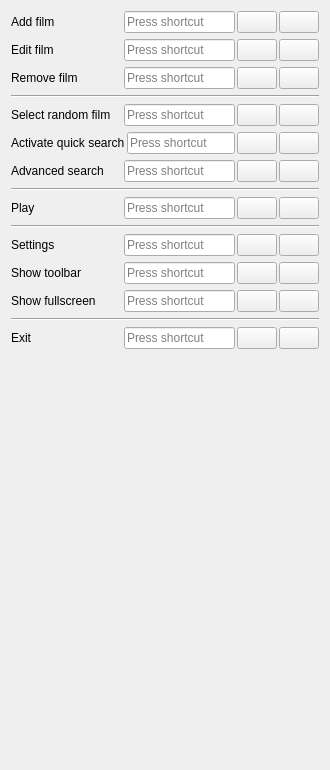
     <widget class="QWidget" name="tabShortcuts">
      <attribute name="title">
       <string>Shortcuts</string>
      </attribute>
      <layout class="QVBoxLayout" name="layoutTabShortcuts">
       <item>
        <layout class="QHBoxLayout" name="layoutAddFilm" stretch="1,1,0,0">
         <property name="spacing">
          <number>2</number>
         </property>
         <item>
          <widget class="QLabel" name="labelAddFilm">
           <property name="text">
            <string>Add film</string>
           </property>
          </widget>
         </item>
         <item>
          <widget class="QKeySequenceEdit" name="kseAddFilm"/>
         </item>
         <item>
          <widget class="QPushButton" name="bDefaultAddFilm">
           <property name="toolTip">
            <string>Default</string>
           </property>
           <property name="icon">
            <iconset resource="icons.qrc">
             <normaloff>:/tool/default</normaloff>:/tool/default</iconset>
           </property>
          </widget>
         </item>
         <item>
          <widget class="QPushButton" name="bClearAddFilm">
           <property name="toolTip">
            <string>Clear</string>
           </property>
           <property name="icon">
            <iconset resource="icons.qrc">
             <normaloff>:/tool/clear</normaloff>:/tool/clear</iconset>
           </property>
          </widget>
         </item>
        </layout>
       </item>
       <item>
        <layout class="QHBoxLayout" name="layoutEditFilm" stretch="1,1,0,0">
         <property name="spacing">
          <number>2</number>
         </property>
         <item>
          <widget class="QLabel" name="labelEditFilm">
           <property name="text">
            <string>Edit film</string>
           </property>
          </widget>
         </item>
         <item>
          <widget class="QKeySequenceEdit" name="kseEditFilm"/>
         </item>
         <item>
          <widget class="QPushButton" name="bDefaultEditFilm">
           <property name="toolTip">
            <string>Default</string>
           </property>
           <property name="icon">
            <iconset resource="icons.qrc">
             <normaloff>:/tool/default</normaloff>:/tool/default</iconset>
           </property>
          </widget>
         </item>
         <item>
          <widget class="QPushButton" name="bClearEditFilm">
           <property name="toolTip">
            <string>Clear</string>
           </property>
           <property name="icon">
            <iconset resource="icons.qrc">
             <normaloff>:/tool/clear</normaloff>:/tool/clear</iconset>
           </property>
          </widget>
         </item>
        </layout>
       </item>
       <item>
        <layout class="QHBoxLayout" name="layoutRemoveFilm" stretch="1,1,0,0">
         <property name="spacing">
          <number>2</number>
         </property>
         <item>
          <widget class="QLabel" name="labelRemoveFilm">
           <property name="text">
            <string>Remove film</string>
           </property>
          </widget>
         </item>
         <item>
          <widget class="QKeySequenceEdit" name="kseRemoveFilm"/>
         </item>
         <item>
          <widget class="QPushButton" name="bDefaultRemoveFilm">
           <property name="toolTip">
            <string>Default</string>
           </property>
           <property name="icon">
            <iconset resource="icons.qrc">
             <normaloff>:/tool/default</normaloff>:/tool/default</iconset>
           </property>
          </widget>
         </item>
         <item>
          <widget class="QPushButton" name="bClearRemoveFilm">
           <property name="toolTip">
            <string>Clear</string>
           </property>
           <property name="icon">
            <iconset resource="icons.qrc">
             <normaloff>:/tool/clear</normaloff>:/tool/clear</iconset>
           </property>
          </widget>
         </item>
        </layout>
       </item>
       <item>
        <widget class="Line" name="lineShortcuts0">
         <property name="orientation">
          <enum>Qt::Horizontal</enum>
         </property>
        </widget>
       </item>
       <item>
        <layout class="QHBoxLayout" name="layoutSelectRandomFilm" stretch="1,1,0,0">
         <property name="spacing">
          <number>2</number>
         </property>
         <item>
          <widget class="QLabel" name="labelSelectRandomFilm">
           <property name="text">
            <string>Select random film</string>
           </property>
          </widget>
         </item>
         <item>
          <widget class="QKeySequenceEdit" name="kseSelectRandomFilm"/>
         </item>
         <item>
          <widget class="QPushButton" name="bDefaultSelectRandomFilm">
           <property name="toolTip">
            <string>Default</string>
           </property>
           <property name="icon">
            <iconset resource="icons.qrc">
             <normaloff>:/tool/default</normaloff>:/tool/default</iconset>
           </property>
          </widget>
         </item>
         <item>
          <widget class="QPushButton" name="bClearSelectRandomFilm">
           <property name="toolTip">
            <string>Clear</string>
           </property>
           <property name="icon">
            <iconset resource="icons.qrc">
             <normaloff>:/tool/clear</normaloff>:/tool/clear</iconset>
           </property>
          </widget>
         </item>
        </layout>
       </item>
       <item>
        <layout class="QHBoxLayout" name="layoutActivateQuickSearch" stretch="1,1,0,0">
         <property name="spacing">
          <number>2</number>
         </property>
         <item>
          <widget class="QLabel" name="labelActivateQuickSearch">
           <property name="text">
            <string>Activate quick search</string>
           </property>
          </widget>
         </item>
         <item>
          <widget class="QKeySequenceEdit" name="kseActivateQuickSearch"/>
         </item>
         <item>
          <widget class="QPushButton" name="bDefaultActivateQuickSearch">
           <property name="toolTip">
            <string>Default</string>
           </property>
           <property name="icon">
            <iconset resource="icons.qrc">
             <normaloff>:/tool/default</normaloff>:/tool/default</iconset>
           </property>
          </widget>
         </item>
         <item>
          <widget class="QPushButton" name="bClearActivateQuickSearch">
           <property name="toolTip">
            <string>Clear</string>
           </property>
           <property name="icon">
            <iconset resource="icons.qrc">
             <normaloff>:/tool/clear</normaloff>:/tool/clear</iconset>
           </property>
          </widget>
         </item>
        </layout>
       </item>
       <item>
        <layout class="QHBoxLayout" name="layoutAdvancedSearch" stretch="1,1,0,0">
         <property name="spacing">
          <number>2</number>
         </property>
         <item>
          <widget class="QLabel" name="labelAdvancedSearch">
           <property name="text">
            <string>Advanced search</string>
           </property>
          </widget>
         </item>
         <item>
          <widget class="QKeySequenceEdit" name="kseAdvancedSearch"/>
         </item>
         <item>
          <widget class="QPushButton" name="bDefaultAdvancedSearch">
           <property name="toolTip">
            <string>Default</string>
           </property>
           <property name="icon">
            <iconset resource="icons.qrc">
             <normaloff>:/tool/default</normaloff>:/tool/default</iconset>
           </property>
          </widget>
         </item>
         <item>
          <widget class="QPushButton" name="bClearAdvancedSearch">
           <property name="toolTip">
            <string>Clear</string>
           </property>
           <property name="icon">
            <iconset resource="icons.qrc">
             <normaloff>:/tool/clear</normaloff>:/tool/clear</iconset>
           </property>
          </widget>
         </item>
        </layout>
       </item>
       <item>
        <widget class="Line" name="lineShortcuts1">
         <property name="orientation">
          <enum>Qt::Horizontal</enum>
         </property>
        </widget>
       </item>
       <item>
        <layout class="QHBoxLayout" name="layoutPlay" stretch="1,1,0,0">
         <property name="spacing">
          <number>2</number>
         </property>
         <item>
          <widget class="QLabel" name="labelPlay">
           <property name="text">
            <string>Play</string>
           </property>
          </widget>
         </item>
         <item>
          <widget class="QKeySequenceEdit" name="ksePlay"/>
         </item>
         <item>
          <widget class="QPushButton" name="bDefaultPlay">
           <property name="toolTip">
            <string>Default</string>
           </property>
           <property name="icon">
            <iconset resource="icons.qrc">
             <normaloff>:/tool/default</normaloff>:/tool/default</iconset>
           </property>
          </widget>
         </item>
         <item>
          <widget class="QPushButton" name="bClearPlay">
           <property name="toolTip">
            <string>Clear</string>
           </property>
           <property name="icon">
            <iconset resource="icons.qrc">
             <normaloff>:/tool/clear</normaloff>:/tool/clear</iconset>
           </property>
          </widget>
         </item>
        </layout>
       </item>
       <item>
        <widget class="Line" name="lineShortcuts2">
         <property name="orientation">
          <enum>Qt::Horizontal</enum>
         </property>
        </widget>
       </item>
       <item>
        <layout class="QHBoxLayout" name="layoutSettings" stretch="1,1,0,0">
         <property name="spacing">
          <number>2</number>
         </property>
         <item>
          <widget class="QLabel" name="labelSettings">
           <property name="text">
            <string>Settings</string>
           </property>
          </widget>
         </item>
         <item>
          <widget class="QKeySequenceEdit" name="kseSettings"/>
         </item>
         <item>
          <widget class="QPushButton" name="bDefaultSettings">
           <property name="toolTip">
            <string>Default</string>
           </property>
           <property name="icon">
            <iconset resource="icons.qrc">
             <normaloff>:/tool/default</normaloff>:/tool/default</iconset>
           </property>
          </widget>
         </item>
         <item>
          <widget class="QPushButton" name="bClearSettings">
           <property name="toolTip">
            <string>Clear</string>
           </property>
           <property name="icon">
            <iconset resource="icons.qrc">
             <normaloff>:/tool/clear</normaloff>:/tool/clear</iconset>
           </property>
          </widget>
         </item>
        </layout>
       </item>
       <item>
        <layout class="QHBoxLayout" name="layoutShowToolbar" stretch="1,1,0,0">
         <property name="spacing">
          <number>2</number>
         </property>
         <item>
          <widget class="QLabel" name="labelShowToolbar">
           <property name="text">
            <string>Show toolbar</string>
           </property>
          </widget>
         </item>
         <item>
          <widget class="QKeySequenceEdit" name="kseShowToolbar"/>
         </item>
         <item>
          <widget class="QPushButton" name="bDefaultShowToolbar">
           <property name="toolTip">
            <string>Default</string>
           </property>
           <property name="icon">
            <iconset resource="icons.qrc">
             <normaloff>:/tool/default</normaloff>:/tool/default</iconset>
           </property>
          </widget>
         </item>
         <item>
          <widget class="QPushButton" name="bClearShowToolbar">
           <property name="toolTip">
            <string>Clear</string>
           </property>
           <property name="icon">
            <iconset resource="icons.qrc">
             <normaloff>:/tool/clear</normaloff>:/tool/clear</iconset>
           </property>
          </widget>
         </item>
        </layout>
       </item>
       <item>
        <layout class="QHBoxLayout" name="layoutShowFullscreen" stretch="1,1,0,0">
         <property name="spacing">
          <number>2</number>
         </property>
         <item>
          <widget class="QLabel" name="labelShowFullscreen">
           <property name="text">
            <string>Show fullscreen</string>
           </property>
          </widget>
         </item>
         <item>
          <widget class="QKeySequenceEdit" name="kseShowFullscreen"/>
         </item>
         <item>
          <widget class="QPushButton" name="bDefaultShowFullscreen">
           <property name="toolTip">
            <string>Default</string>
           </property>
           <property name="icon">
            <iconset resource="icons.qrc">
             <normaloff>:/tool/default</normaloff>:/tool/default</iconset>
           </property>
          </widget>
         </item>
         <item>
          <widget class="QPushButton" name="bClearShowFullscreen">
           <property name="toolTip">
            <string>Clear</string>
           </property>
           <property name="icon">
            <iconset resource="icons.qrc">
             <normaloff>:/tool/clear</normaloff>:/tool/clear</iconset>
           </property>
          </widget>
         </item>
        </layout>
       </item>
       <item>
        <widget class="Line" name="lineShortcuts3">
         <property name="orientation">
          <enum>Qt::Horizontal</enum>
         </property>
        </widget>
       </item>
       <item>
        <layout class="QHBoxLayout" name="layoutExit" stretch="1,1,0,0">
         <property name="spacing">
          <number>2</number>
         </property>
         <item>
          <widget class="QLabel" name="labelExit">
           <property name="text">
            <string>Exit</string>
           </property>
          </widget>
         </item>
         <item>
          <widget class="QKeySequenceEdit" name="kseExit"/>
         </item>
         <item>
          <widget class="QPushButton" name="bDefaultExit">
           <property name="toolTip">
            <string>Default</string>
           </property>
           <property name="icon">
            <iconset resource="icons.qrc">
             <normaloff>:/tool/default</normaloff>:/tool/default</iconset>
           </property>
          </widget>
         </item>
         <item>
          <widget class="QPushButton" name="bClearExit">
           <property name="toolTip">
            <string>Clear</string>
           </property>
           <property name="icon">
            <iconset resource="icons.qrc">
             <normaloff>:/tool/clear</normaloff>:/tool/clear</iconset>
           </property>
          </widget>
         </item>
        </layout>
       </item>
       <item>
        <spacer name="spacerShortcuts">
         <property name="orientation">
          <enum>Qt::Vertical</enum>
         </property>
         <property name="sizeHint" stdset="0">
          <size>
           <width>20</width>
           <height>410</height>
          </size>
         </property>
        </spacer>
       </item>
      </layout>
     </widget>
